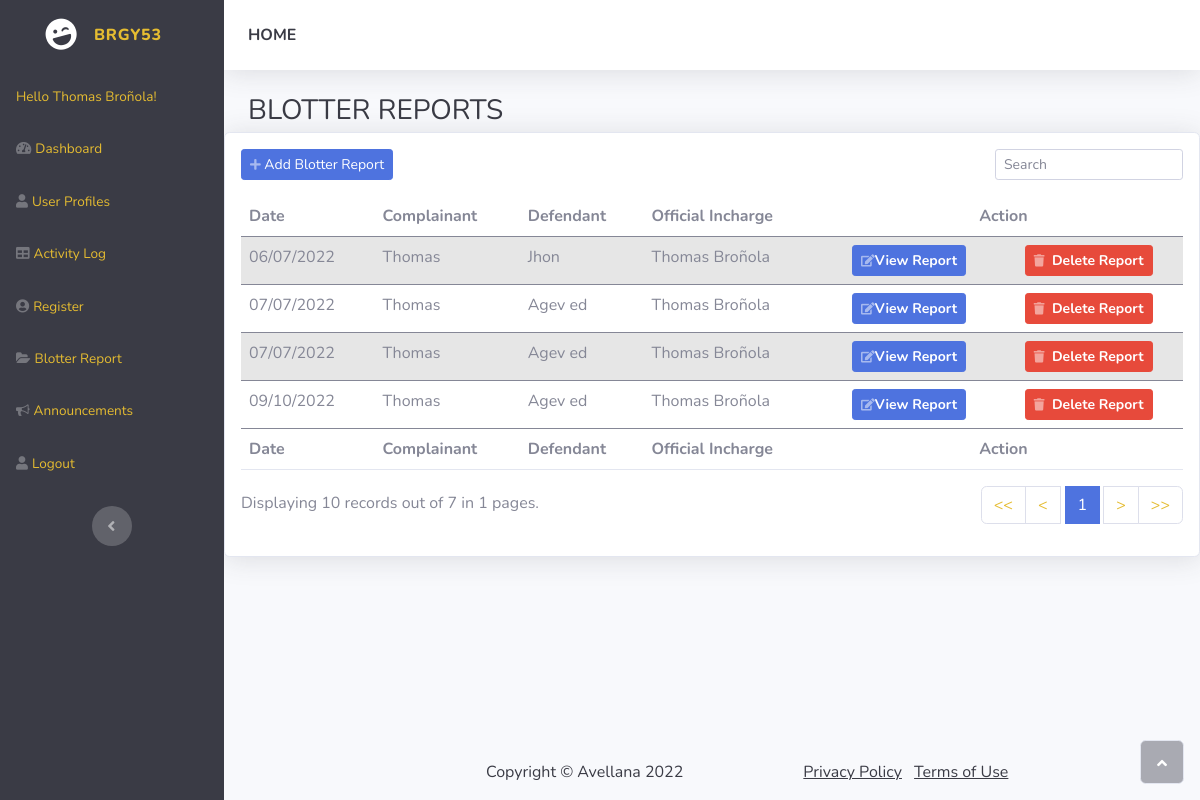
Screenshot of /layouts/blotter.php (signed in) with the database file from the repository.
### tables this page shows
CREATE TABLE `blotter` (
  `id` int(11) NOT NULL,
  `reported_date` varchar(128) NOT NULL,
  `complainant` varchar(128) NOT NULL,
  `defendant` varchar(128) NOT NULL,
  `report` mediumtext NOT NULL,
  `official_incharge` varchar(128) NOT NULL
);

### layouts/blotter.php (the view, shortened to what this page needs)
<!DOCTYPE html>
<html>
<head>
    <link rel="stylesheet" href="../adminAssets/bootstrap/css/bootstrap.min.css">
    <link rel="stylesheet" href="../adminAssets/fonts/fontawesome-all.min.css">
    <link rel="stylesheet" href="../adminAssets/fonts/font-awesome.min.css">
    <link rel="stylesheet" href="../adminAssets/fonts/fontawesome5-overrides.min.css">
    <link rel="stylesheet" href="../assets/css/mstyles.css">
</head>
<body>
    <?php
        include_once '../HF/adminNavigations.php';
        if(isset($_GET['page'])){
            $page = $_GET['page'];
        }
        else{
            $page = 1;
        }
        $num_per_page = 10;
        $start_from = ($page-1)*10;
        $sql = "SELECT * FROM `blotter` LIMIT $start_from,$num_per_page";
        $stmt = $conn->query($sql);
    ?>
                <div class="container-fluid">
                    <h3 class="text-dark mb-1">BLOTTER REPORTS</h3>
                </div>
                <div class="card shadow">
                    <div class="card-body">
                        <div class="row">
                            <div class="col-md-6 text-nowrap">
                                    <a class="btn btn-primary btn-sm d-none d-sm-inline-block" role="button" href="#modal-blotter" data-bs-toggle="modal"><i class="fas fa-plus fa-sm text-white-50"></i>  Add Blotter Report</a>
                            </div>
                            <div class="col-md-6">
                                <div class="text-md-end dataTables_filter" id="dataTable_filter"><label class="form-label">
                                    <input type="search" autofocus id="blotter-search" class="form-control form-control-sm" aria-controls="dataTable" placeholder="Search"></label>
                                </div>
                            </div>
                        </div>
                        <div class="table-responsive table mt-2" id="dataTable-1" role="grid" aria-describedby="dataTable_info">
                            <table class="table my-0 table-striped" id="dataTable">
                                <thead>
                                    <tr>
                                        <th>Date</th>
                                        <th>Complainant</th>
                                        <th>Defendant</th>
                                        <th>Official Incharge</th>
                                        <th colspan="2" class="text-center" >Action</th>
                                    </tr>
                                </thead>
                                <tbody style="border-bottom: 3px;">
                                    <?php
                                            while ($row = $stmt->fetch_assoc()): ?>
                                                <tr>
                                                    <td><?php echo $row['reported_date']; ?></td>
                                                    <td><?php echo $row['complainant']; ?></td>
                                                    <td><?php echo $row['defendant']; ?></td>
                                                    <td><?php echo $row['official_incharge']; ?></td>
                                                    <td class="text-center">
                                                        <a class="fw-bold btn btn-primary btn-sm d-none d-sm-inline-block" role="button" data-bs-toggle="modal" href="#modal-edit-blotter<?php echo $row['id'];?>"><i class="fw-bold far fa-edit fa-sm text-white-50"></i>View Report</a>
                                                            </div>
                                                    </td>
                                                    <td class="text-center">
                                                        <a class="fw-bold btn btn-danger btn-sm d-none d-sm-inline-block" role="button" data-bs-toggle="modal" href="#del-report-modal-message<?php echo $row['id'];?>"><i class="fas fa-trash fa-sm text-white-50"></i>  Delete Report</a>
                                                    </td>
                                                </tr>
                                            <?php endwhile; ?>
                                <tfoot>
                                    <tr>
                                        <td><strong>Date</strong></td>
                                        <td><strong>Complainant</strong></td>
                                        <td><strong>Defendant</strong></td>
                                        <td><strong>Official Incharge</strong></td>
                                        <td colspan="2" class="text-center"><strong>Action</strong></td>
                                    </tr>
                                </tfoot>
                        <div class="row">
                                <div class="col-md-6" style="margin-top:5px;">
                                    <?php
                                        $pr_query = "SELECT * FROM `users`";
                                        $pr_result = mysqli_query($conn, $pr_query);
                                        $total_record = mysqli_num_rows($pr_result);
                                        $total_page = ceil($total_record/$num_per_page);
                                        echo "Displaying 10 records out of ".$total_record.' in '.$total_page.' pages.';
                                    ?>
                                </div>
                                <div class="col-md-6">
                                    <nav class="d-lg-flex justify-content-lg-end dataTables_paginate paging_simple_numbers">
                                        <ul class="pagination">
                                            <?php
                                            if  ($page == 1){
                                                $prev = 1;
                                            }
                                            else{
                                                $prev = $page -1;
                                            }
                                            if ($total_page == 1){
                                                $next = 1;
                                            }
                                            else{
                                                $next = $page + 1;
                                            }
                                            $start = 1;
                                            $i = $page;
                                            echo "
                                            <li class='page-item'><a class='page-link' href='blotter.php?page=".$start."' aria-label='First'><span aria-hidden='true'><<</span></a></li>
                                            <li class='page-item'><a class='page-link' href='blotter.php?page=".$prev."' aria-label='Previous'><span aria-hidden='true'><</span></a></li>
                                            ";
                                                if($total_page==1){
                                                    echo "<li class='page-item active'><a class='page-link' style='margin-left:4px; margin-right:4px;' href='blotter.php?page=".$start."'>$i</a></li>";
                                                }
                                            echo "
                                            <li class='page-item'><a class='page-link' href='blotter.php?page=".$next."' aria-label='Next'><span aria-hidden='true'>></span></a></li>
                                            <li class='page-item'><a class='page-link' href='blotter.php?page=".$total_page."' aria-label='Last'><span aria-hidden='true'>>></span></a></li>
                                            ";
                                            ?>
                                        </ul>
                                    </nav>
                                </div>
                    </div>
        </div><a class="border rounded d-inline scroll-to-top" href="#page-top"><i class="fas fa-angle-up"></i></a>
        <?php
            include_once '../HF/footer.php';
        ?>
</body>
</html>

### assets/css/mstyles.css (style rules this page uses)
span { color: #e5bc31; }

### rows the page displays
blotter: reported_date "06/07/2022", complainant "Thomas", defendant "Jhon", official_incharge "Thomas Broñola"
blotter: reported_date "07/07/2022", complainant "Thomas", defendant "Agev ed", official_incharge "Thomas Broñola"
blotter: reported_date "07/07/2022", complainant "Thomas", defendant "Agev ed", official_incharge "Thomas Broñola"
blotter: reported_date "09/10/2022", complainant "Thomas", defendant "Agev ed", official_incharge "Thomas Broñola"

### other values shown
$_SESSION["full_name"] "Thomas Broñola"
$total_record "7"
$total_page "1"
$i "1"
